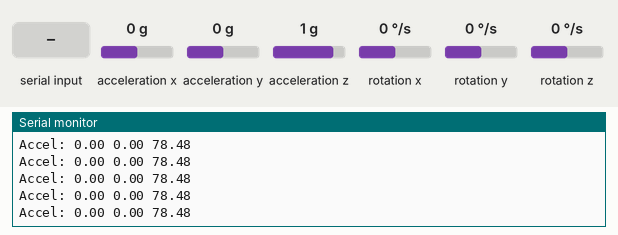
Simulated run of this sketch. Board: Arduino Mega 2560, built with avr-gcc and run on an emulated ATmega2560. Shown: the last lines printed to the serial monitor. The inputs (shaded band) are chosen by the test bench; at power-on: acceleration x 0 g, acceleration y 0 g, acceleration z 1 g, rotation x 0 °/s, rotation y 0 °/s, rotation z 0 °/s.

Above: at 2.0 s.
2.1 s: "SPEED:\n" received over the second serial link
At 2.16 s:
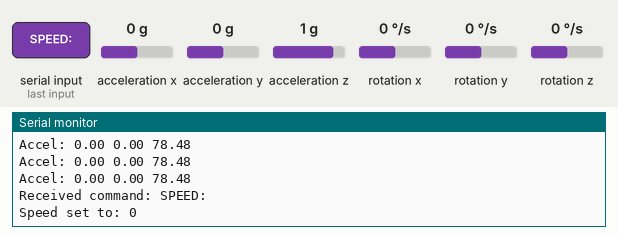
3.6 s: "f\n" received over the second serial link
At 3.71 s:
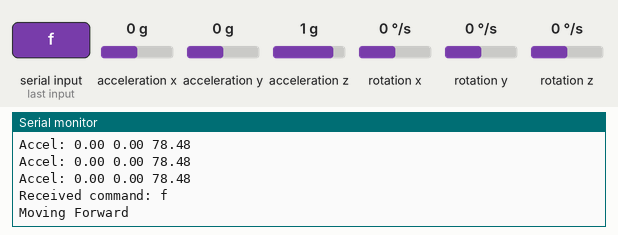
5.2 s: "b\n" received over the second serial link
At 5.27 s:
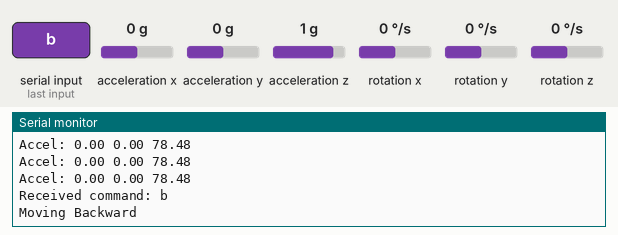
6.7 s: "l\n" received over the second serial link
At 6.71 s:
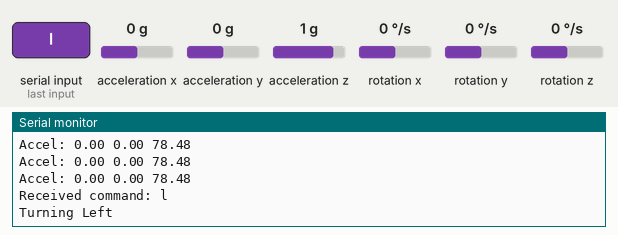
8.2 s: "r\n" received over the second serial link
At 8.26 s:
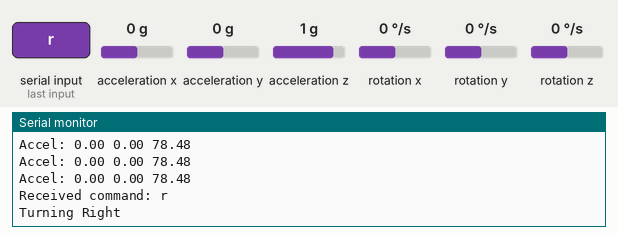
9.7 s: "s\n" received over the second serial link
At 9.82 s:
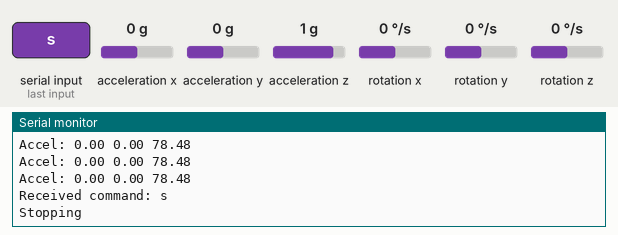

The sketch:

arduino_example.ino
```cpp
/*
 * Arduino Example: Reading MPU6050 Accelerometer and Sending via HC-05
 *
 * This sketch reads accelerometer data from an MPU6050 sensor
 * and sends it to the Android app via HC-05 Bluetooth module
 *
 * Hardware:
 * - Arduino Mega 2560 (or Uno with SoftwareSerial)
 * - MPU6050 Accelerometer
 * - HC-05 Bluetooth Module
 *
 * Connections:
 * MPU6050:
 *   VCC  → 5V
 *   GND  → GND
 *   SDA  → SDA (Pin 20 on Mega, A4 on Uno)
 *   SCL  → SCL (Pin 21 on Mega, A5 on Uno)
 *
 * HC-05:
 *   VCC  → 5V (or 3.3V with voltage divider)
 *   GND  → GND
 *   TX   → RX1 (Pin 19 on Mega, Pin 0 on Uno)
 *   RX   → TX1 (Pin 18 on Mega, Pin 1 on Uno) via voltage divider
 *
 * NOTE: HC-05 RX needs voltage divider (10k + 20k resistors) for 5V to 3.3V
 *
 * Data Format: "x,y,z\n"
 * Baud Rate: 9600
 * Sampling Rate: 10 Hz (100ms delay)
 */

#include <Wire.h>
#include <MPU6050.h>

// Create MPU6050 object
MPU6050 mpu;

// For Arduino Mega: Serial1 is RX1/TX1 (pins 19/18)
// For Arduino Uno: Use SoftwareSerial
#ifdef __AVR_ATmega2560__
  #define btSerial Serial1  // Mega has built-in Serial1
#else
  #include <SoftwareSerial.h>
  SoftwareSerial btSerial(10, 11); // RX, TX pins for Uno
#endif

// MPU6050 calibration values (may need tuning for your sensor)
const float ACCEL_SCALE = 1.0 / 4096.0;  // For ±8g range
const float GRAVITY = 9.81;
const int SAMPLING_INTERVAL = 100;  // 10 Hz (100ms)
const int ACCEL_RANGE = 8;  // ±8g


void setup() {
  // Initialize serial for debugging
  Serial.begin(115200);
  delay(100);

  // Initialize HC-05 Bluetooth serial
  btSerial.begin(9600);  // HC-05 default baud rate
  delay(100);

  // Initialize I2C
  Wire.begin();
  delay(100);

  // Initialize MPU6050
  if (!mpu.testConnection()) {
    Serial.println("ERROR: MPU6050 not detected!");
    printError("MPU6050 not detected");
    // while(1);  // Halt
  }

  Serial.println("MPU6050 initialized successfully");
  mpu.setFullScaleAccelRange(MPU6050_ACCEL_FS_8);  // Â±8g range

  // Small delay to ensure everything is ready
  delay(500);

  Serial.println("System ready - sending accelerometer data");
  sendData("System initialized\n");
}

int currentSpeed = 0;

void loop() {
  // Read incoming commands from Bluetooth
  if (btSerial.available()) {
    String command = btSerial.readStringUntil('\n');
    command.trim();
    if (command.length() > 0) {
      Serial.print("Received command: ");
      Serial.println(command);

      if (command.startsWith("SPEED:")) {
        currentSpeed = command.substring(6).toInt();
        Serial.print("Speed set to: ");
        Serial.println(currentSpeed);
      } else if (command == "f") {
        Serial.println("Moving Forward");
      } else if (command == "b") {
        Serial.println("Moving Backward");
      } else if (command == "l") {
        Serial.println("Turning Left");
      } else if (command == "r") {
        Serial.println("Turning Right");
      } else if (command == "s") {
        Serial.println("Stopping");
      }
    }
  }

  // Read raw accelerometer values
  int16_t ax, ay, az;
  mpu.getAcceleration(&ax, &ay, &az);

  // Convert to m/s² (assuming ±8g range)
  // Each LSB = 1/4096 g for ±8g range
  // 1 g = 9.81 m/s²
  float accelX = ax * ACCEL_SCALE * ACCEL_RANGE * GRAVITY;
  float accelY = ay * ACCEL_SCALE * ACCEL_RANGE * GRAVITY;
  float accelZ = az * ACCEL_SCALE * ACCEL_RANGE * GRAVITY;

  // Limit precision to 4 decimal places
  accelX = round(accelX * 10000) / 10000.0;
  accelY = round(accelY * 10000) / 10000.0;
  accelZ = round(accelZ * 10000) / 10000.0;

  // Format and send data: "x,y,z\n"
  char buffer[50];
  sprintf(buffer, "%.4f,%.4f,%.4f", accelX, accelY, accelZ);
  sendData(buffer);

  // Also print to serial for debugging
  Serial.print("Accel: ");
  Serial.print(accelX);
  Serial.print(" ");
  Serial.print(accelY);
  Serial.print(" ");
  Serial.println(accelZ);

  // Wait for next sample (maintain consistent 10 Hz rate)
  delay(SAMPLING_INTERVAL);
}


/**
 * Send data to Bluetooth module
 * Automatically adds newline character
 */
void sendData(const char *data) {
  btSerial.print(data);
  btSerial.println();  // Add newline delimiter
  btSerial.flush();
}


/**
 * Send error message to Bluetooth
 */
void printError(const char *error) {
  btSerial.print("ERROR: ");
  btSerial.println(error);
  btSerial.flush();
}


/**
 * Alternative function to send raw acceleration values
 * with timestamp for additional accuracy
 */
void sendDataWithTimestamp() {
  int16_t ax, ay, az;
  mpu.getAcceleration(&ax, &ay, &az);

  float accelX = ax * ACCEL_SCALE * ACCEL_RANGE * GRAVITY;
  float accelY = ay * ACCEL_SCALE * ACCEL_RANGE * GRAVITY;
  float accelZ = az * ACCEL_SCALE * ACCEL_RANGE * GRAVITY;

  accelX = round(accelX * 10000) / 10000.0;
  accelY = round(accelY * 10000) / 10000.0;
  accelZ = round(accelZ * 10000) / 10000.0;

  unsigned long timestamp = millis();

  char buffer[60];
  sprintf(buffer, "%.4f,%.4f,%.4f,%lu", accelX, accelY, accelZ, timestamp);
  sendData(buffer);
}


/*
 * ADVANCED: Temperature-compensated reading
 * Uncomment to use instead of loop()
 *
 * Some accelerometers provide temperature readings
 * This can help improve accuracy over time
 */
/*
void loop_with_temperature() {
  int16_t ax, ay, az, temp;
  mpu.getMotion6(&ax, &ay, &az, &temp);

  float accelX = ax * ACCEL_SCALE * ACCEL_RANGE * GRAVITY;
  float accelY = ay * ACCEL_SCALE * ACCEL_RANGE * GRAVITY;
  float accelZ = az * ACCEL_SCALE * ACCEL_RANGE * GRAVITY;
  float temperature = (temp / 340.0) + 36.53;  // Convert to Celsius

  accelX = round(accelX * 10000) / 10000.0;
  accelY = round(accelY * 10000) / 10000.0;
  accelZ = round(accelZ * 10000) / 10000.0;
  temperature = round(temperature * 100) / 100.0;

  char buffer[70];
  sprintf(buffer, "%.4f,%.4f,%.4f,%.2f", accelX, accelY, accelZ, temperature);
  sendData(buffer);

  Serial.println(buffer);
  delay(SAMPLING_INTERVAL);
}
*/


/*
 * SETUP INSTRUCTIONS:
 *
 * 1. Install MPU6050 Library:
 *    Sketch → Include Library → Manage Libraries
 *    Search for "MPU6050" by Electronic Cats
 *    Click Install
 *
 * 2. Configure I2C Address (if needed):
 *    Some MPU6050 modules have jumper to select address
 *    Default: 0x68
 *    With AD0 pulled high: 0x69
 *
 * 3. Upload this sketch to Arduino
 *
 * 4. Open Serial Monitor to verify:
 *    Tools → Serial Monitor
 *    Should see: "MPU6050 initialized successfully"
 *
 * 5. Connect to HC-05:
 *    Pair HC-05 with Android device
 *    Open Android app
 *    Select HC-05 and click Connect
 *
 * TROUBLESHOOTING:
 * - MPU6050 not detected: Check I2C connections
 * - No data received: Verify HC-05 baud rate is 9600
 * - Incorrect values: Calibrate by modifying ACCEL_SCALE
 * - Unstable readings: Add capacitors on power lines
 */
```

Measured:
- after the input at 2.1 s, the serial monitor: prints a new line after 0.05 s (image 1)
- after the input at 3.6 s, the serial monitor: prints a new line after 0.11 s (image 2)
- after the input at 5.2 s, the serial monitor: prints a new line after 0.06 s (image 3)
- after the input at 6.7 s, the serial monitor: prints a new line at once (image 4)
- after the input at 8.2 s, the serial monitor: prints a new line after 0.06 s (image 5)
- after the input at 9.7 s, the serial monitor: prints a new line after 0.11 s (image 6)
